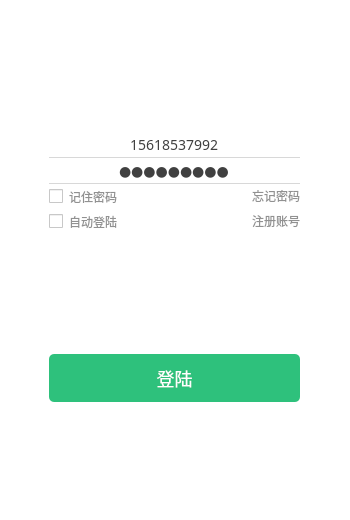
<?xml version="1.0" encoding="UTF-8"?>
<ui version="4.0">
 <class>Login</class>
 <widget class="QWidget" name="Login">
  <property name="geometry">
   <rect>
    <x>0</x>
    <y>0</y>
    <width>350</width>
    <height>520</height>
   </rect>
  </property>
  <property name="maximumSize">
   <size>
    <width>350</width>
    <height>520</height>
   </size>
  </property>
  <property name="windowTitle">
   <string>登陆</string>
  </property>
  <property name="styleSheet">
   <string notr="true">background: #FFFFFF;
border-radius: 6px;</string>
  </property>
  <layout class="QHBoxLayout" name="horizontalLayout_2">
   <property name="spacing">
    <number>0</number>
   </property>
   <property name="leftMargin">
    <number>0</number>
   </property>
   <property name="topMargin">
    <number>0</number>
   </property>
   <property name="rightMargin">
    <number>0</number>
   </property>
   <property name="bottomMargin">
    <number>0</number>
   </property>
   <item>
    <layout class="QHBoxLayout" name="horizontalLayout">
     <property name="spacing">
      <number>0</number>
     </property>
     <item>
      <widget class="QWidget" name="widget" native="true">
       <property name="minimumSize">
        <size>
         <width>49</width>
         <height>0</height>
        </size>
       </property>
       <property name="styleSheet">
        <string notr="true">
border:0</string>
       </property>
      </widget>
     </item>
     <item>
      <widget class="QWidget" name="widget_3" native="true">
       <property name="minimumSize">
        <size>
         <width>249</width>
         <height>0</height>
        </size>
       </property>
       <property name="styleSheet">
        <string notr="true">border:0</string>
       </property>
       <layout class="QVBoxLayout" name="verticalLayout_2">
        <property name="spacing">
         <number>0</number>
        </property>
        <property name="leftMargin">
         <number>0</number>
        </property>
        <property name="topMargin">
         <number>0</number>
        </property>
        <property name="rightMargin">
         <number>0</number>
        </property>
        <property name="bottomMargin">
         <number>0</number>
        </property>
        <item>
         <layout class="QVBoxLayout" name="verticalLayout">
          <property name="spacing">
           <number>0</number>
          </property>
          <item>
           <widget class="QPushButton" name="pushButton">
            <property name="text">
             <string/>
            </property>
            <property name="icon">
             <iconset resource="../../assets.qrc">
              <normaloff>:/assets/assets/icon_83.5@2x.png</normaloff>:/assets/assets/icon_83.5@2x.png</iconset>
            </property>
            <property name="iconSize">
             <size>
              <width>80</width>
              <height>115</height>
             </size>
            </property>
           </widget>
          </item>
          <item>
           <widget class="QLineEdit" name="UserName">
            <property name="maximumSize">
             <size>
              <width>16777215</width>
              <height>25</height>
             </size>
            </property>
            <property name="styleSheet">
             <string notr="true">font-family: PingFangSC-Regular;
font-size: 14px;
color: #404040;
text-align: left;</string>
            </property>
            <property name="text">
             <string>15618537992</string>
            </property>
            <property name="alignment">
             <set>Qt::AlignCenter</set>
            </property>
           </widget>
          </item>
          <item>
           <widget class="QLabel" name="label">
            <property name="minimumSize">
             <size>
              <width>0</width>
              <height>1</height>
             </size>
            </property>
            <property name="maximumSize">
             <size>
              <width>16777215</width>
              <height>1</height>
             </size>
            </property>
            <property name="styleSheet">
             <string notr="true">background: #D8D8D8;</string>
            </property>
            <property name="text">
             <string/>
            </property>
           </widget>
          </item>
          <item>
           <widget class="QLineEdit" name="Password">
            <property name="maximumSize">
             <size>
              <width>16777215</width>
              <height>25</height>
             </size>
            </property>
            <property name="styleSheet">
             <string notr="true">font-family: PingFangSC-Regular;
font-size: 14px;
color: #404040;
text-align: left;</string>
            </property>
            <property name="text">
             <string>bin258963</string>
            </property>
            <property name="echoMode">
             <enum>QLineEdit::Password</enum>
            </property>
            <property name="alignment">
             <set>Qt::AlignCenter</set>
            </property>
           </widget>
          </item>
          <item>
           <widget class="QLabel" name="label_2">
            <property name="maximumSize">
             <size>
              <width>16777215</width>
              <height>1</height>
             </size>
            </property>
            <property name="styleSheet">
             <string notr="true">background: #D8D8D8;</string>
            </property>
            <property name="text">
             <string/>
            </property>
           </widget>
          </item>
          <item>
           <widget class="QWidget" name="widget_4" native="true">
            <property name="maximumSize">
             <size>
              <width>16777215</width>
              <height>25</height>
             </size>
            </property>
            <layout class="QHBoxLayout" name="horizontalLayout_4">
             <property name="spacing">
              <number>0</number>
             </property>
             <property name="leftMargin">
              <number>0</number>
             </property>
             <property name="topMargin">
              <number>0</number>
             </property>
             <property name="rightMargin">
              <number>0</number>
             </property>
             <property name="bottomMargin">
              <number>0</number>
             </property>
             <item>
              <layout class="QHBoxLayout" name="horizontalLayout_3">
               <item>
                <widget class="QCheckBox" name="Remember">
                 <property name="styleSheet">
                  <string notr="true">font-family: PingFangSC-Regular;
font-size: 12px;
color: #919191;
text-align: left;</string>
                 </property>
                 <property name="text">
                  <string>记住密码</string>
                 </property>
                </widget>
               </item>
               <item>
                <widget class="QPushButton" name="Forgot">
                 <property name="styleSheet">
                  <string notr="true">font-family: PingFangSC-Regular;
font-size: 12px;
color: #919191;
text-align: right;</string>
                 </property>
                 <property name="text">
                  <string>忘记密码</string>
                 </property>
                </widget>
               </item>
              </layout>
             </item>
            </layout>
           </widget>
          </item>
          <item>
           <widget class="QWidget" name="widget_5" native="true">
            <property name="maximumSize">
             <size>
              <width>16777215</width>
              <height>25</height>
             </size>
            </property>
            <layout class="QHBoxLayout" name="horizontalLayout_6">
             <property name="spacing">
              <number>0</number>
             </property>
             <property name="leftMargin">
              <number>0</number>
             </property>
             <property name="topMargin">
              <number>0</number>
             </property>
             <property name="rightMargin">
              <number>0</number>
             </property>
             <property name="bottomMargin">
              <number>0</number>
             </property>
             <item>
              <layout class="QHBoxLayout" name="horizontalLayout_5">
               <item>
                <widget class="QCheckBox" name="AotuLogin">
                 <property name="styleSheet">
                  <string notr="true">font-family: PingFangSC-Regular;
font-size: 12px;
color: #919191;
text-align: left;</string>
                 </property>
                 <property name="text">
                  <string>自动登陆</string>
                 </property>
                </widget>
               </item>
               <item>
                <widget class="QPushButton" name="Account">
                 <property name="styleSheet">
                  <string notr="true">font-family: PingFangSC-Regular;
font-size: 12px;
color: #919191;
text-align: right;</string>
                 </property>
                 <property name="text">
                  <string>注册账号</string>
                 </property>
                </widget>
               </item>
              </layout>
             </item>
            </layout>
           </widget>
          </item>
          <item>
           <widget class="QWidget" name="widget_6" native="true">
            <property name="maximumSize">
             <size>
              <width>16777215</width>
              <height>120</height>
             </size>
            </property>
           </widget>
          </item>
          <item>
           <widget class="QPushButton" name="LogonButton">
            <property name="maximumSize">
             <size>
              <width>16777215</width>
              <height>48</height>
             </size>
            </property>
            <property name="styleSheet">
             <string notr="true">QPushButton{
	background: #2EC17C;
	border-radius: 5px;
	font-family: PingFangSC-Regular;
	font-size: 18px;
	color: #FFFFFF;
	text-align: center;
}
QPushButton:pressed{
	background: #E9E9E9;
	border-radius: 5px;
	font-family: PingFangSC-Regular;
	font-size: 18px;
	color: #FFFFFF;
	text-align: center;
}</string>
            </property>
            <property name="text">
             <string>登陆</string>
            </property>
           </widget>
          </item>
         </layout>
        </item>
       </layout>
      </widget>
     </item>
     <item>
      <widget class="QWidget" name="widget_2" native="true">
       <property name="minimumSize">
        <size>
         <width>50</width>
         <height>0</height>
        </size>
       </property>
       <property name="styleSheet">
        <string notr="true">border:none</string>
       </property>
      </widget>
     </item>
    </layout>
   </item>
  </layout>
 </widget>
 <resources>
  <include location="../../assets.qrc"/>
 </resources>
 <connections/>
</ui>
